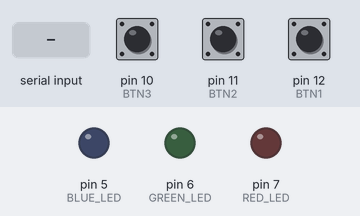
A sketch run on a simulated Arduino Uno, built with avr-gcc and run on an emulated ATmega328P. Parts: output pins drawn as LEDs (lit = HIGH). The inputs (shaded band) are chosen by the test bench; at power-on: pin 10 (BTN3) HIGH, pin 11 (BTN2) HIGH, pin 12 (BTN1) HIGH.

Above: at 1.2 s.
1.3 s: "1" received over Serial
At 2.5 s:
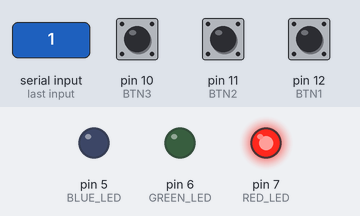
2.8 s: "2" received over Serial
At 3.8 s:
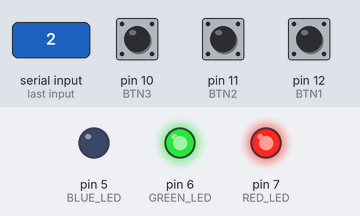
4.3 s: "3" received over Serial
At 5.0 s:
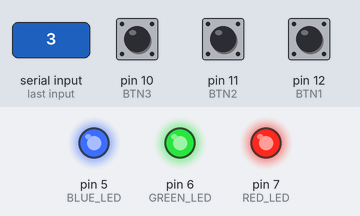
Timing chart, 0 to 7.3 s (numbered marks = the images above; inputs shaded):
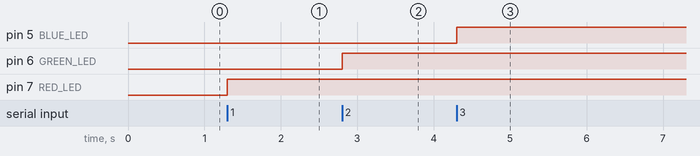

The sketch:

lab6.ino
```cpp
// LED Pins
const int RED_LED = 7;
const int GREEN_LED = 6;
const int BLUE_LED = 5;

// Button Pins
const int BTN1 = 12;
const int BTN2 = 11;
const int BTN3 = 10;

// LED states
bool redState = false;
bool greenState = false;
bool blueState = false;

// Button states
bool lastBtn1 = HIGH;
bool lastBtn2 = HIGH;
bool lastBtn3 = HIGH;

void setup() {
  pinMode(RED_LED, OUTPUT);
  pinMode(GREEN_LED, OUTPUT);
  pinMode(BLUE_LED, OUTPUT);

  pinMode(BTN1, INPUT_PULLUP);
  pinMode(BTN2, INPUT_PULLUP);
  pinMode(BTN3, INPUT_PULLUP);

  Serial.begin(9600);
}

void loop() {
  handleButtons();
  handleSerial();
}

void handleButtons() {
  bool b1 = digitalRead(BTN1);
  bool b2 = digitalRead(BTN2);
  bool b3 = digitalRead(BTN3);

  if (b1 == LOW && lastBtn1 == HIGH) {
    Serial.println("R");
    delay(50);
  }
  if (b2 == LOW && lastBtn2 == HIGH) {
    Serial.println("G");
    delay(50);
  }
  if (b3 == LOW && lastBtn3 == HIGH) {
    Serial.println("B");
    delay(50);
  }

  lastBtn1 = b1;
  lastBtn2 = b2;
  lastBtn3 = b3;
}

void handleSerial() {
  if (Serial.available()) {
    char c = Serial.read();
    c = tolower(c);

    if (c == '1') {
      redState = !redState;
      digitalWrite(RED_LED, redState);
    }
    else if (c == '2') {
      greenState = !greenState;
      digitalWrite(GREEN_LED, greenState);
    }
    else if (c == '3') {
      blueState = !blueState;
      digitalWrite(BLUE_LED, blueState);
    }
  }
}
```

Measured:
- after the input at 1.3 s, pin 7 (RED_LED): LOW → HIGH at once
- after the input at 2.8 s, pin 6 (GREEN_LED): LOW → HIGH at once
- after the input at 4.3 s, pin 5 (BLUE_LED): LOW → HIGH at once
